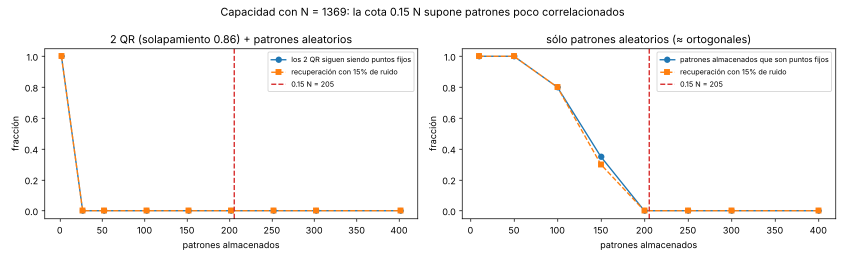
#> input picture tp4/resultados/hopfield_qr/capacidad.png, 1690 x 520 px, given as the content of the folder datos/hopfield, which was not available (shown at 1/2 size)
$ python ej2_qr.py
#> lines starting #> are read from the running program, lines starting #| are printed output that depends on the picture; after the words box and inside, x2 and y2 are one past the last pixel; in counts of white or black regions, pixels touching at a corner belong together; pictures that were not available may be replaced by others from this repository, and a replacement may not be noted
#> (reads tp4/configs/hopfield_qr.json from the repository)
### tp4/src/qr.py
"""Carga de códigos QR como matrices binarias 37x37 en {1, -1}.

Convención: módulo oscuro (negro) = +1 (neurona activa), claro = -1.
"""
from __future__ import annotations

from pathlib import Path

import numpy as np
from PIL import Image

QR_SIZE = 37


def load_qr(path: str | Path, size: int = QR_SIZE) -> np.ndarray:
    """Lee un PNG y lo convierte a una matriz size x size en {1, -1}.
    Si la imagen es más grande (p. ej. 370x370 con módulos de 10 px) se
    muestrea el centro de cada módulo."""
#> called with size = 37
    img = Image.open(path).convert("L")
    arr = np.asarray(img, dtype=float)
    if arr.shape != (size, size):
        h, w = arr.shape
#> h = 520; w = 1690
        ys = ((np.arange(size) + 0.5) * h / size).astype(int)
#> ys = 37 values from 7 to 512
        xs = ((np.arange(size) + 0.5) * w / size).astype(int)
#> xs = 37 values from 22 to 1667
        arr = arr[np.ix_(ys, xs)]
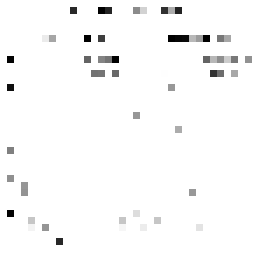
#> arr: shape (37, 37) float64 (shown 7 times larger); min 0, max 255, mean 249.4
    return np.where(arr < 128, 1.0, -1.0)
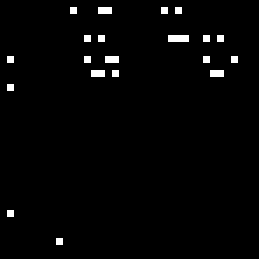
#> returned value: shape (37, 37) float64 (shown 7 times larger); values -1 (black) and 1 (white), 1.9% white in thin lines or dots, all inside (x1, y1, x2, y2) = (1, 1, 34, 35)


def load_qr_folder(folder: str | Path) -> dict[str, np.ndarray]:
    folder = Path(folder)
    out = {}
    for p in sorted(folder.glob("*.png")):
        out[p.stem.replace("_qr", "").replace("_menu", "")] = load_qr(p)
    return out


def to_image(pattern: np.ndarray, size: int = QR_SIZE, scale: int = 10, border: int = 4) -> np.ndarray:
    """Vuelve a imagen (uint8, 0 = negro) con zoom y margen silencioso para un lector."""
    m = np.asarray(pattern).reshape(size, size)
    img = np.where(m > 0, 0, 255).astype(np.uint8)
    img = np.kron(img, np.ones((scale, scale), dtype=np.uint8))
    img = np.pad(img, border * scale, constant_values=255)
    return img


def decode(pattern: np.ndarray, size: int = QR_SIZE) -> str:
    """Intenta decodificar el patrón con un lector de QR real (OpenCV).
    Devuelve '' si no se pudo leer."""
    try:
        import cv2
    except ImportError:          # pragma: no cover
        return "<cv2 no instalado>"
    img = to_image(pattern, size)
    txt, _, _ = cv2.QRCodeDetector().detectAndDecode(img)
    return txt

### tp4/src/hopfield.py
"""Red de Hopfield discreta (teórica 03 - Modelo de Hopfield).

Algoritmo (slides "Algoritmo"):
  1. Almacenamiento: xi^1..xi^p patrones binarios {-1, 1} de dimensión N.
  2. Pesos sinápticos:
        w_ij = (1/N) sum_mu xi_i^mu xi_j^mu   si i != j
        w_ii = 0
     En forma matricial, con K = (xi^1 ... xi^p) en columnas:  W = (1/N) K K^T
     y se anula la diagonal. W es simétrica.
  3. Inicialización: S(0) = zeta (patrón de consulta).
  4. Iteración hasta la convergencia:  S_i(t+1) = sign( sum_{j != i} w_ij S_j(t) )
     Si h_i = 0 la neurona conserva su estado previo.
  5. Output: el estado estable S_fijo es el patrón asociado a zeta.

Energía (slide "Convergencia"):  H = -1/2 sum_{i,j} w_ij S_i S_j
  Siempre decrece (o permanece constante) cuando el sistema evoluciona;
  los mínimos locales son los patrones almacenados... y también pueden
  aparecer otros mínimos: ESTADOS ESPURIOS.

Limitaciones: p <= 0.15 N y patrones "más o menos" ortogonales (crosstalk).

Extensión (no está en la teórica): regla de la pseudoinversa, train(..., rule="pinv"),
  W = K^T (K K^T)^-1 K, que descuenta la correlación entre patrones (ver DECISIONES.md, 2.2).
"""
from __future__ import annotations

from dataclasses import dataclass, field

import numpy as np


@dataclass
class RecallResult:
    states: list                      # S(0), S(1), ..., S(T)
    energies: list                    # H(S(t)) para cada t
    converged: bool                   # se alcanzó un estado estable
    cycle: bool                       # se detectó un ciclo (típico del modo sincrónico)
    iterations: int                   # cantidad de actualizaciones de S hasta frenar
    final: np.ndarray = field(init=False)

    def __post_init__(self):
        self.final = self.states[-1]


class Hopfield:
    # [43 lines left out: functions __init__, train, not called in this run]

    # --------------------------------------------------------------- energy
    def energy(self, S: np.ndarray) -> float:
        return float(-0.5 * S @ self.W @ S)

    # --------------------------------------------------------------- recall
    # [48 lines left out: functions _sign_keep, recall, match, not called in this run]

    def is_spurious(self, S: np.ndarray) -> bool:
        return self.match(S)[0] is None

    def overlaps(self, S: np.ndarray) -> np.ndarray:
        """m_mu = (1/N) xi^mu . S  en [-1, 1]; 1 = idéntico al patrón mu."""
        return self.patterns @ S / self.N

    def capacity_limit(self) -> float:
        return 0.15 * self.N


# ---------------------------------------------------------------- utilities
# [6 lines left out: function add_noise, not called in this run]


def hamming(a: np.ndarray, b: np.ndarray) -> int:
    return int((np.asarray(a) != np.asarray(b)).sum())


def orthogonality_matrix(patterns: np.ndarray) -> np.ndarray:
    """Producto interno entre pares de patrones: (K K^T)_{mu,nu} = xi^mu . xi^nu.
    0 = ortogonales; +-N = iguales/opuestos. Es el término de crosstalk."""
    K = np.asarray(patterns, dtype=float).reshape(len(patterns), -1)
    return K @ K.T


def orthogonality_score(patterns: np.ndarray) -> dict:
    """Resumen: media y máximo de |xi^mu . xi^nu| / N fuera de la diagonal."""
    G = orthogonality_matrix(patterns)
    N = np.asarray(patterns).reshape(len(patterns), -1).shape[1]
    off = np.abs(G[~np.eye(len(G), dtype=bool)]) / N
    return {"mean_abs": float(off.mean()), "max_abs": float(off.max()), "gram": G}

### tp4/ej2_qr.py
"""Ejercicio 2.1 - Recuperación de códigos QR deteriorados con una red de Hopfield.

  - Cada QR se representa como matriz binaria 37x37 en {1, -1} (N = 1369 neuronas).
  - Se almacenan los 5 QR -> se analiza por qué la red FALLA (patrones muy correlacionados).
  - Se estudia qué subconjuntos sí se pueden almacenar (todos los pares funcionan, ningún trío).
  - Sobre un par se analiza ruido aleatorio, deterioros realistas, iteraciones, energía y si
    un lector de QR real (OpenCV) decodifica la salida de la red.
  - Capacidad: con patrones aleatorios la cota 0.15 N sí se cumple -> el problema es la
    correlación entre QR, no la cantidad.

Salidas en resultados/hopfield_qr/
"""
from __future__ import annotations

import itertools
import json
from pathlib import Path

import numpy as np
import pandas as pd
import matplotlib.pyplot as plt

from src.hopfield import Hopfield, add_noise, hamming, orthogonality_score
from src.plots import save, heatmap, pattern_grid
from src.qr import QR_SIZE, load_qr_folder, decode

OUT = Path("resultados/hopfield_qr")
OUT.mkdir(parents=True, exist_ok=True)
cfg = json.load(open("configs/hopfield_qr.json"))
rng = np.random.default_rng(cfg["seed"])
S = QR_SIZE
N = S * S
log = open(OUT / "salida.txt", "w")
def P(*a):
    print(*a); print(*a, file=log)

# ================================================================ 1. cargar los QR
qrs = load_qr_folder(cfg["carpeta"])
#> qrs = 1 item
names = list(qrs)
#> names = ['capacidad']
patterns = np.array([qrs[n].reshape(-1) for n in names])
P(f"{len(names)} QR de {S}x{S} -> N = {N}; cota de capacidad 0.15 N = {0.15 * N:.0f} patrones")
for n in names:
    P(f"  {n:10s} decodifica como: {decode(qrs[n])}")
#> this loop made 1 pass
#|   capacidad  decodifica como:
#> pass 1, in to_image, `img = np.kron(img, np.ones((scale, scale), dtype=np.uint8))`:
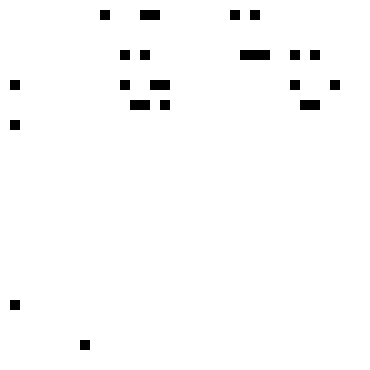
#> img: shape (370, 370); 98.1% white; 20 black regions, largest, box (x1, y1, x2, y2) and area: (240, 50, 270, 60) 300, (140, 10, 160, 20) 200, (150, 80, 170, 90) 200
#> pass 1, in to_image, `img = np.pad(img, border * scale, constant_values=255)`:
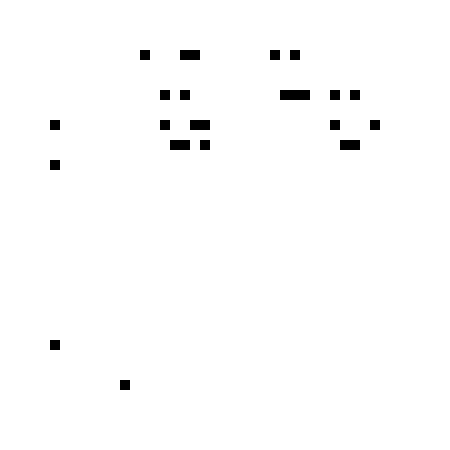
#> img: shape (450, 450); 98.7% white; 20 black regions, largest, box (x1, y1, x2, y2) and area: (280, 90, 310, 100) 300, (180, 50, 200, 60) 200, (190, 120, 210, 130) 200

sc = orthogonality_score(patterns)
#> in orthogonality_score, `G = orthogonality_matrix(patterns)`: G = [1369]
#> in orthogonality_score, `N = np.asarray(patterns).reshape(len(patterns), -1).shape[1]`: N = 1369
#> in orthogonality_score, `off = np.abs(G[~np.eye(len(G), dtype=bool)]) / N`: off = empty array
#> (the run stopped early here; a loop or call above may not have finished)
